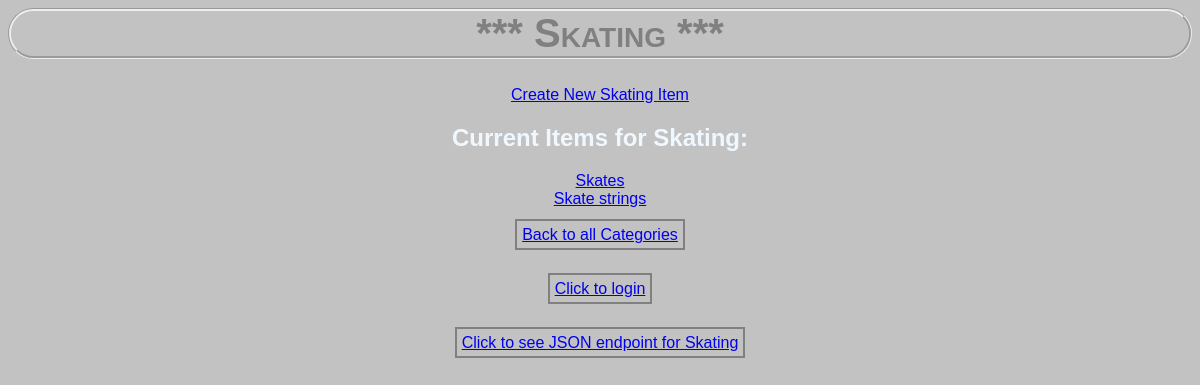
Page /category/8/ on the committed database.
### database_setup.py (models this page shows, shortened)
class Categories(Base):
    __tablename__ = 'categories'
    id = Column(Integer, primary_key=True)
    name = Column(String(250), nullable=False)
    user_id = Column(Integer, ForeignKey('user.id'))
    user = relationship(User)

class Items(Base):
    __tablename__ = 'items'
    name = Column(String(80), nullable=False)
    id = Column(Integer, primary_key=True)
    description = Column(String(250))
    category_id = Column(Integer, ForeignKey('categories.id'))
    category = relationship(Categories)
    user_id = Column(Integer, ForeignKey('user.id'))
    user = relationship(User)

### application.py (the view)
@app.route('/category/<int:categories_id>/items')
@app.route('/category/<int:categories_id>/')
def showCategoryItem(categories_id):
    categoryToShow = session.query(
        Categories).filter_by(id=categories_id).one()
    itemsToShow = session.query(Items).filter_by(category_id=categories_id)
    return render_template(
        'showCategoryItem.html',
        category=categoryToShow,
        items=itemsToShow)

### templates/showCategoryItem.html (shortened to what this page needs)
<html>
    <head>
        <link rel=stylesheet type=text/css href="{{url_for('static', filename='styles.css')}}">
    </head>
    <body>
        <h1>*** {{ category.name }} ***</h1>
            <a href='{{url_for('createCategoryItem', categories_id = category.id)}}'> Create New {{ category.name }} Item </a>
    <div>
        <h2>Current Items for {{category.name}}:</h2>
                {% for i in items %}
                <a href='{{url_for('showCategoryItemDescription',
                categories_id = category.id, item_id = i.id)}}'> {{i.name}} </a>
                {% endfor %}
    </div>
            <a class="box" href='{{url_for('showCategories', categories_id =
            category.id)}}'> Back to all Categories </a>
            <a class="box" href='{{url_for('showLogin')}}'> Click to login </a>
            <a class="box" href='{{url_for('CategoryItemsJSON',
                categories_id = category.id, item_id = items.id)}}'> Click to see JSON endpoint for {{ category.name }}</a>
    </body>
</html>

### static/styles.css (style rules this page uses)
body { font-family: sans-serif; background-color: #c2c2c2; color: aliceblue; text-align: center; }
h1 { color: gray; border-style: groove; border-radius: 50px; font-size: 40px; font-variant: small-caps; }
a.box { padding: 5px; border: 2px solid gray; }

### rows in the picture
Categories: name "Skating"
Items: name "Skates"
Items: name "Skate strings"
